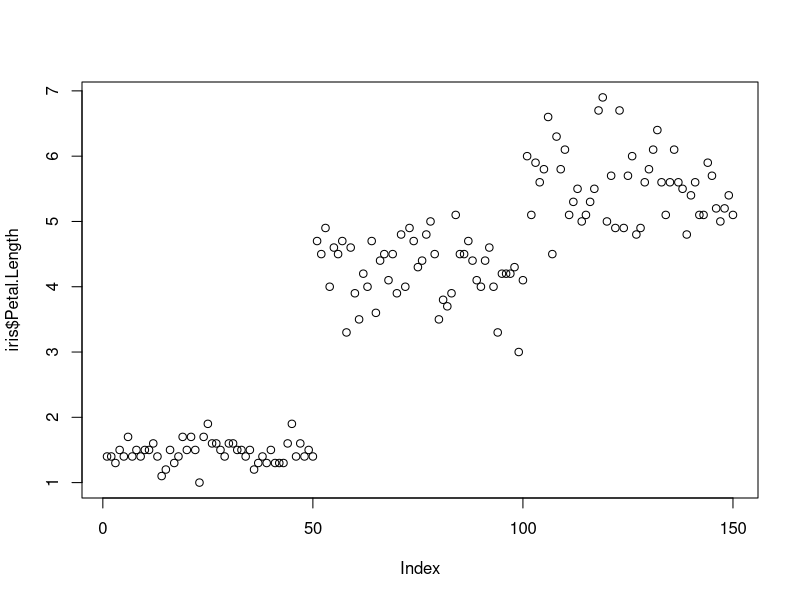
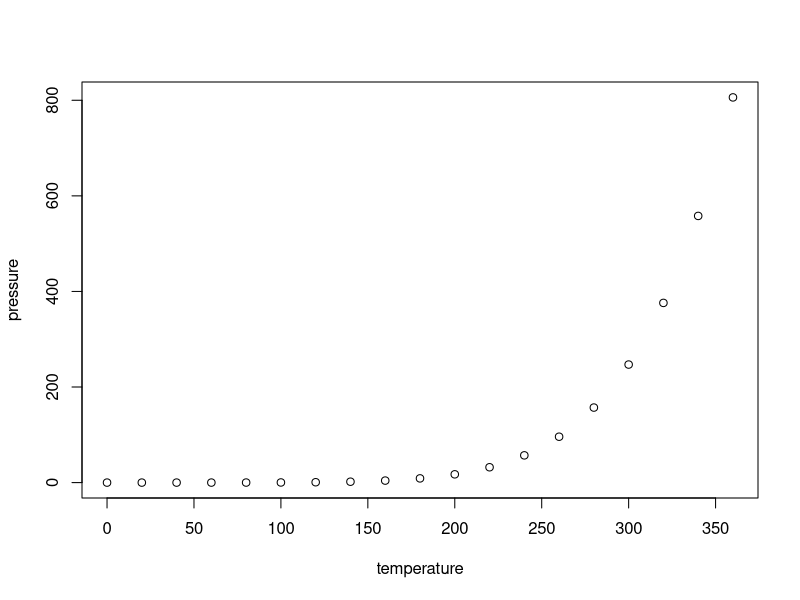

These charts were generated, in order, by the following R code:
## ---- chunk 1
knitr::opts_chunk$set(echo = TRUE,message = F,warning = F)
## ---- chunk 2
head(iris)
plot(iris$Petal.Length)
## ---- chunk 3
summary(cars)
## ---- chunk 4
plot(pressure)
